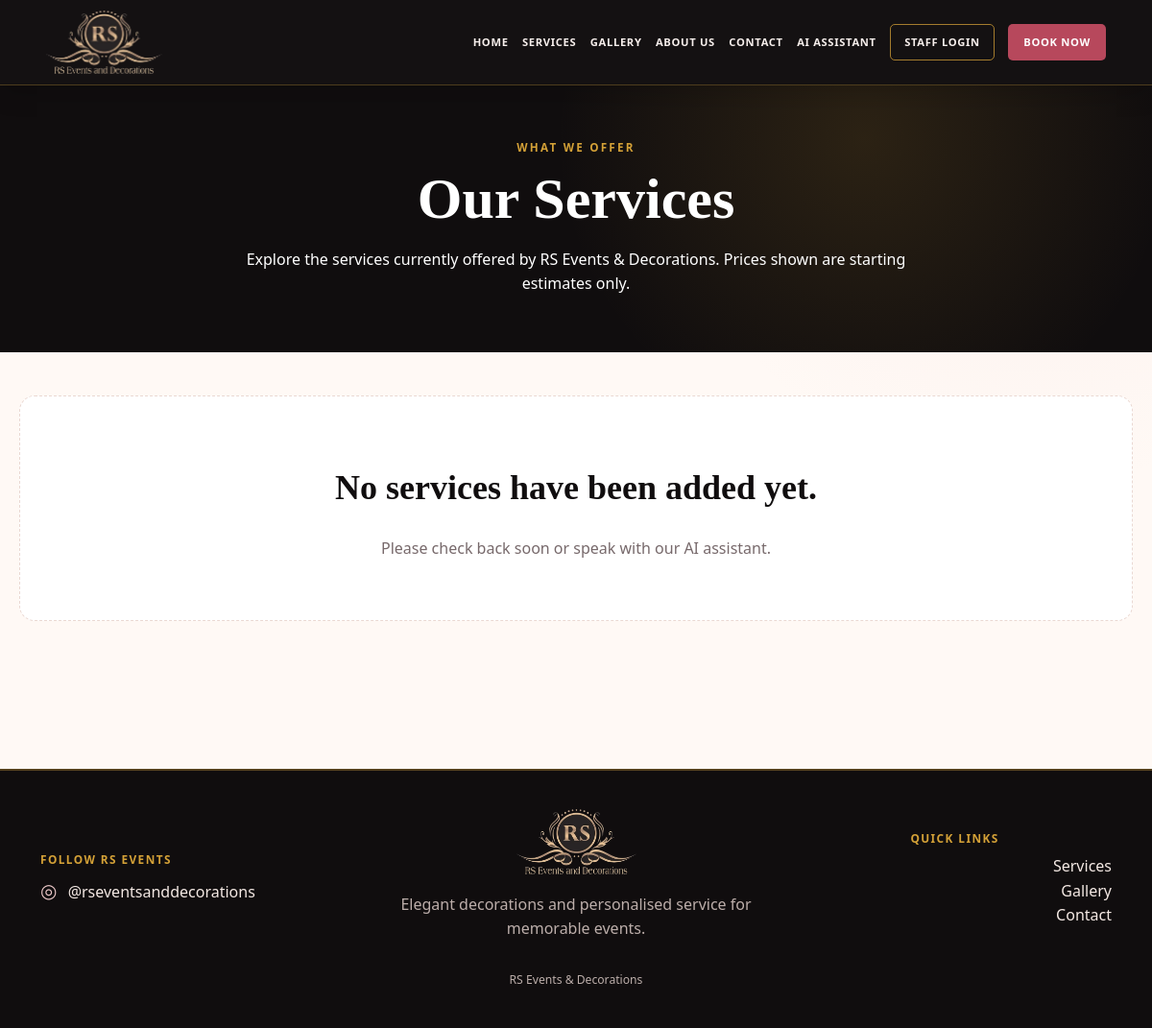
The app's page /services, older data.
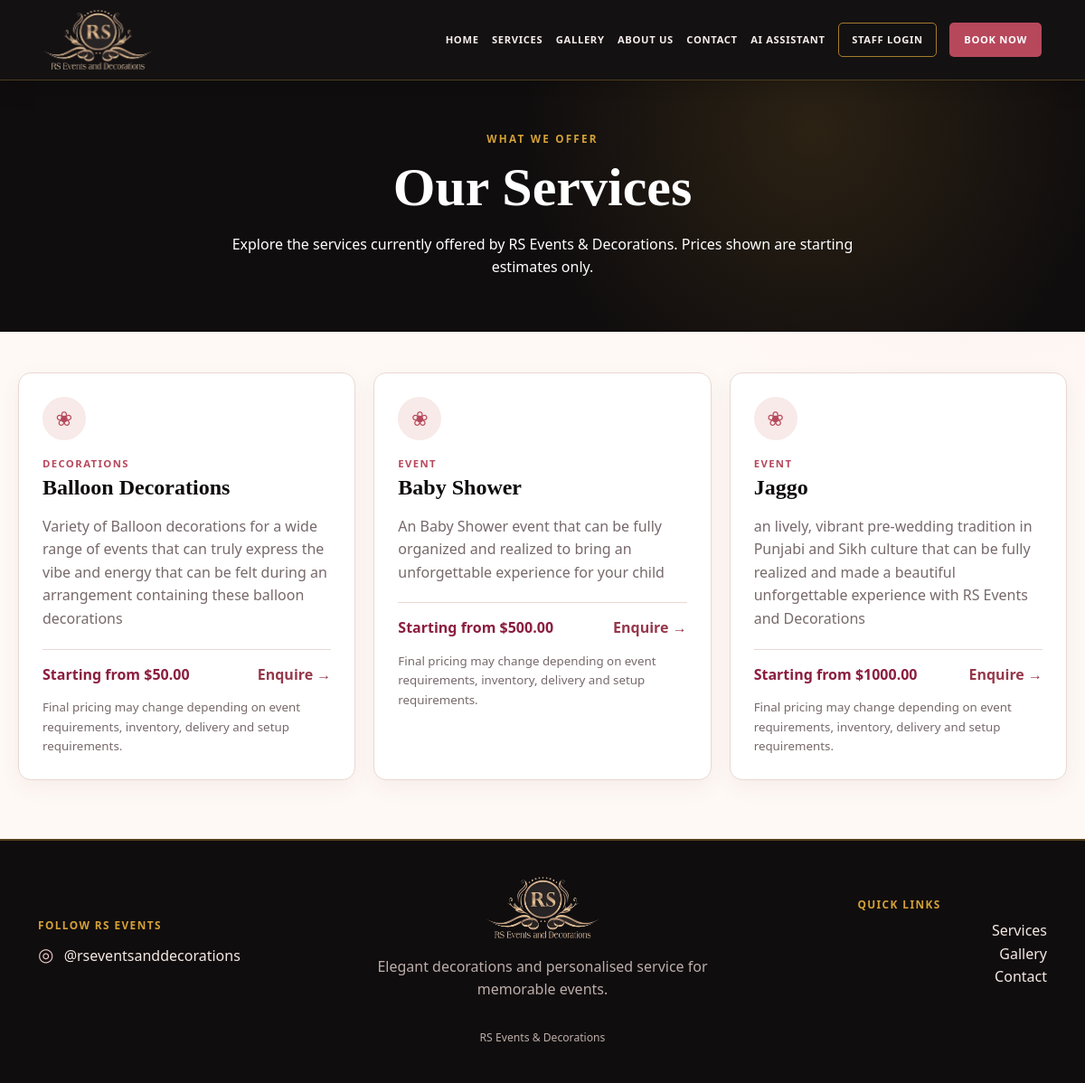
The same page, newer data.
### tables this page shows
CREATE TABLE Services (

    ServiceID INTEGER PRIMARY KEY AUTOINCREMENT,

    ServiceName TEXT NOT NULL,

    Category TEXT NOT NULL,

    Description TEXT NOT NULL,

    StartingPrice REAL NOT NULL

);

### app.py (the view)
@app.route("/services")
def services():
    return render_template(
        "services.html",
        services=get_all_services()
    )

### database.py (called while the page is built)
def get_connection():
    connection = sqlite3.connect(DATABASE)
    connection.row_factory = sqlite3.Row
    connection.execute(
        "PRAGMA foreign_keys = ON"
    )
    return connection

def get_all_services():
    connection = get_connection()
    cursor = connection.cursor()
    cursor.execute("""
        SELECT ServiceID, ServiceName, Category, Description, StartingPrice
        FROM Services
        ORDER BY Category, ServiceName
    """)
    services = cursor.fetchall()
    connection.close()
    return [dict(service) for service in services]

### templates/services.html (shortened to what this page needs)
{% extends "base.html" %}
{% block content %}
<section class="services-heading">
    <p class="eyebrow gold">
        WHAT WE OFFER
    </p>
    <h1>
        Our Services
    </h1>
    <p>
        Explore the services currently offered by RS Events & Decorations.
        Prices shown are starting estimates only.
    </p>
</section>
<section class="services-grid">
{% if services %}
    {% for service in services %}
    <article class="service-card">
        <div class="service-icon">
            ❀
        </div>
        <p class="service-category">
            {{ service.Category }}
        </p>
        <h2>
            {{ service.ServiceName }}
        </h2>
        <p>
            {{ service.Description }}
        </p>
        <div class="service-card-bottom">
            <strong>
                Starting from
                ${{ "%.2f"|format(service.StartingPrice) }}
            </strong>
            <a href="{{ url_for('assistant') }}">
                Enquire →
            </a>
        </div>
        <small>
            Final pricing may change depending on event requirements,
            inventory, delivery and setup requirements.
        </small>
    </article>
    {% endfor %}
{% else %}
    <div class="empty-state">
        <h2>No services have been added yet.</h2>
        <p>
            Please check back soon or speak with our AI assistant.
        </p>
    </div>
{% endif %}
</section>
{% endblock %}

### templates/base.html (shortened to what this page needs)
<!DOCTYPE html>
<html lang="en">
<head>
    <link
        rel="stylesheet"
        href="{{ url_for(
            'static',
            filename='css/style.css'
        ) }}"
    >
</head>
<body>
    <header class="site-header">
        <a
            class="brand"
            href="{{ url_for('home') }}"
            aria-label="RS Events and Decorations home"
        >
            <img
                class="brand-logo"
                src="{{ url_for(
                    'static',
                    filename='images/rs-logo-transparent.png'
                ) }}"
                alt="RS Events and Decorations logo"
            >
        </a>
        <nav
            id="site-navigation"
            class="site-navigation"
        >
            <a href="{{ url_for('home') }}">
                Home
            </a>
            <a href="{{ url_for('services') }}">
                Services
            </a>
            <a href="{{ url_for('gallery') }}">
                Gallery
            </a>
            <a href="{{ url_for('about') }}">
                About Us
            </a>
            <a href="{{ url_for('contact') }}">
                Contact
            </a>
            <a href="{{ url_for('assistant') }}">
                AI Assistant
            </a>
            {% if session.get("logged_in") %}
                <a href="{{ url_for('dashboard') }}">
                    Dashboard
                </a>
                <a href="{{ url_for('manage_services') }}">
                    Services Management
                </a>
                <a href="{{ url_for('in_progress') }}">
                    In Progress
                </a>
                <a href="{{ url_for('inventory') }}">
                    Inventory
                </a>
                <!-- ==========================
                     RANI ADMINISTRATION
                ========================== -->
                {% if session.get("role") == "admin" %}
                    <a href="{{ url_for('archive') }}">
                        Archive
                    </a>
                    <a href="{{ url_for('recently_deleted') }}">
                        Recently Deleted
                    </a>
                    <a href="{{ url_for('manage_employees') }}">
                        Employees
                    </a>
                {% endif %}
                <a
                    class="nav-secondary"
                    href="{{ url_for('logout') }}"
                >
                    Logout
                </a>
            {% else %}
                <a
                    class="nav-secondary"
                    href="{{ url_for('login') }}"
                >
                    Staff Login
                </a>
                <a
                    class="nav-book"
                    href="{{ url_for('assistant') }}"
                >
                    Book Now
                </a>
            {% endif %}
        </nav>
    </header>
    <main class="site-main">
        {% block content %}
        {% endblock %}
    </main>
    <footer class="site-footer">
        <div class="footer-layout">
            <div class="footer-social">
                <p class="footer-heading">
                    Follow RS Events
                </p>
                <a
                    href="https://www.instagram.com/rseventsanddecorations/?hl=en"
                    target="_blank"
                    rel="noopener noreferrer"
                    aria-label="RS Events and Decorations on Instagram"
                >
                    <span class="instagram-icon">◎</span>
                    @rseventsanddecorations
                </a>
            </div>
            <div class="footer-centre">
                <img
                    class="footer-logo"
                    src="{{ url_for(
                        'static',
                        filename='images/rs-logo-transparent.png'
                    ) }}"
                    alt="RS Events and Decorations"
                >
                <p>
                    Elegant decorations and personalised service
                    for memorable events.
                </p>
            </div>
            <div class="footer-links">
                <p class="footer-heading">
                    Quick Links
                </p>
                <a href="{{ url_for('services') }}">
                    Services
                </a>
                <a href="{{ url_for('gallery') }}">
                    Gallery
                </a>
                <a href="{{ url_for('contact') }}">
                    Contact
                </a>
            </div>
        </div>
        <p class="footer-small">
            RS Events & Decorations
        </p>
    </footer>
</body>
</html>

Row changes from the older to the newer data that the page shows:
added Services: Category "DECORATIONS", ServiceName "Balloon Decorations", Description "Variety of Balloon decorations for a wide range of events that can truly express the vibe and energy that can be felt during an arrangement containing these balloon decorations", StartingPrice "50.00"
added Services: Category "EVENT", ServiceName "Baby Shower", Description "An Baby Shower event that can be fully organized and realized to bring an unforgettable experience for your child", StartingPrice "500.00"
added Services: Category "EVENT", ServiceName "Jaggo", Description "an lively, vibrant pre-wedding tradition in Punjabi and Sikh culture that can be fully realized and made a beautiful unforgettable experience with RS Events and Decorations", StartingPrice "1000.00"
Text that changed along with them:
text no longer shown: "No services have been added yet. Please check back soon or speak with our AI assistant."
